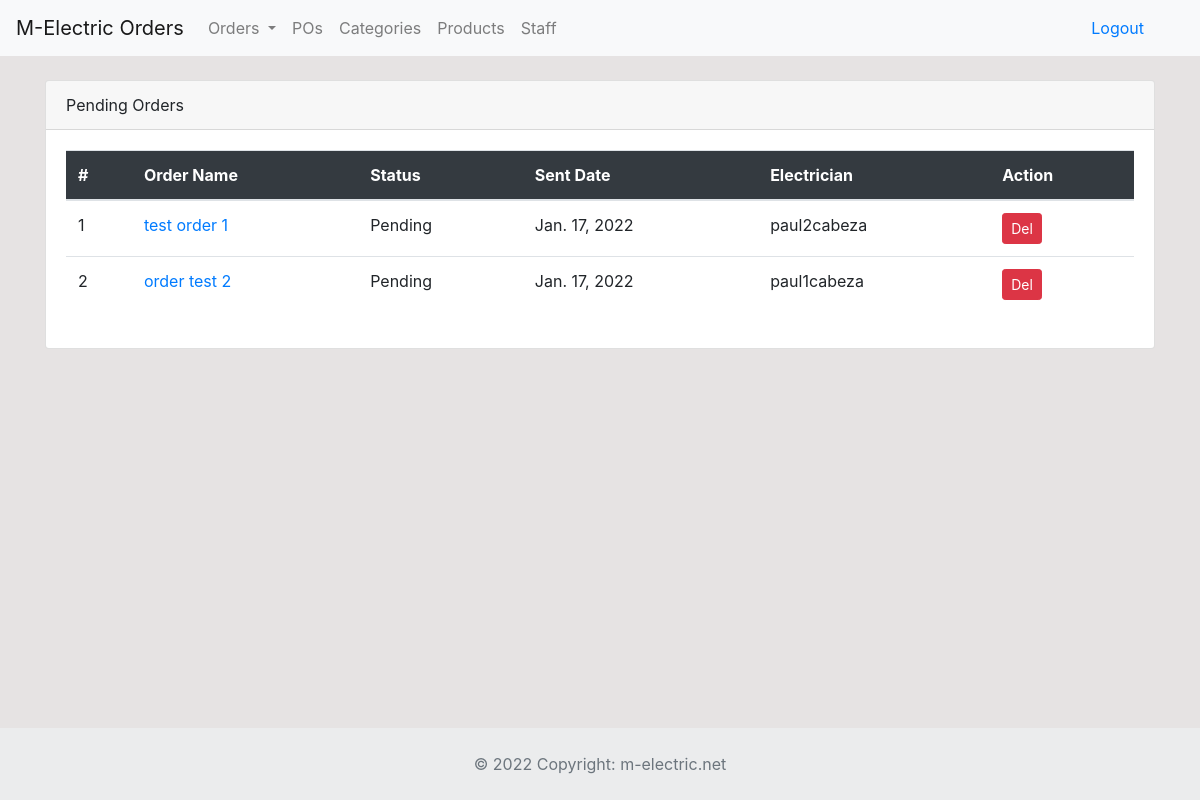
The page /dashboard (signed in) on the database its author committed.
### dashboard/models.py (models this page shows, shortened)
class Order(models.Model):
	description = models.CharField('Order Description', max_length=100)
	status = models.CharField('Status', max_length=50, choices=STATUS)
	po = models.ForeignKey(Po, blank=True, null=True, on_delete=models.CASCADE)
	user = models.ForeignKey(User, blank=True, null=True, on_delete=models.CASCADE)
	products = models.ManyToManyField(Product, blank=True, through='ThroughModel')
	created = models.DateTimeField(auto_now_add=True)
	approval_date = models.DateTimeField('Approval Date', blank=True, null=True)

### dashboard/views.py (the view)
# urls.py: path('dashboard', views.index, name='index'),
@login_required
def index(request):
    orders_list = Order.objects.filter(user=request.user).order_by('-created')
    pending_orders = Order.objects.filter(status='Pending')
    context = {
        'orders_list': orders_list,
        'pending_orders': pending_orders,
    }
    return render(request, 'dashboard/index.html', context)

### templates/dashboard/index.html (shortened to what this page needs)
{% extends 'partials/base.html' %}
{% block content %}
{% if user.is_authenticated and user.is_staff %}
{% include 'dashboard/pending_orders.html' %}
{% else %}
{% include 'dashboard/employee_index.html' %}
{% endif %}
{% endblock %}
{% block footer %}
{% include 'partials/footer.html' %}
{% endblock %}

### templates/dashboard/pending_orders.html (shortened to what this page needs)
{% load crispy_forms_tags %}
<div class="container">
    <div class="row mt-4">
        <div class="col-md-12">
            <div class="card">
                <div class="card-header">
                    Pending Orders
                </div>
                <div class="card-body">
                    <table class="table bg-white">
                        <thead class="bg-dark text-white">
                            <tr>
                                <th>#</th>
                                <th scope="col">Order Name</th>
                                <th scope="col">Status</th>
                                <th scope="col">Sent Date</th>
                                <th scope="col">Electrician</th>
                                <th scope="col">Action</th>
                            </tr>
                        </thead>
                        <tbody>
                            {% for order in pending_orders %}
                            <tr>
                                <td>{{ forloop.counter }}</td>
                                <td><a href="{% url 'review-order' order.id %}">{{ order.description }}</a></td>
                                <td>{{ order.status }}</td>
                                <td>{{ order.created.date }}</td>
                                <td>{{ order.user }}</td>
                                <td><a class="btn btn-danger btn-sm" href="{% url 'pending-order-delete' order.id %}">Del</a></td>
                            </tr>
                            {% endfor %}
                        </tbody>
                    </table>
                </div>
            </div>
        </div>
    </div>
</div>

### static/style.css (style rules this page uses)
body { background: rgb(230, 227, 227); }

### rows shown on the page
Order: description "test order 1", status "Pending", created "Jan. 17, 2022", user "paul2cabeza"
Order: description "order test 2", status "Pending", created "Jan. 17, 2022", user "paul1cabeza"
